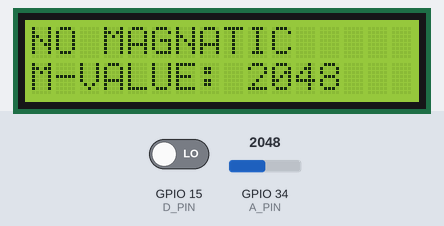
The sketch below on a simulated ESP32. On the bench: 16×2 character LCD. Inputs (shaded band) come from the test bench; at power-on: GPIO 15 (D_PIN) LOW, GPIO 34 (A_PIN) = 2048.

Above: at 2.2 s.
2.3 s: GPIO 15 (D_PIN) driven HIGH
At 3.0 s:
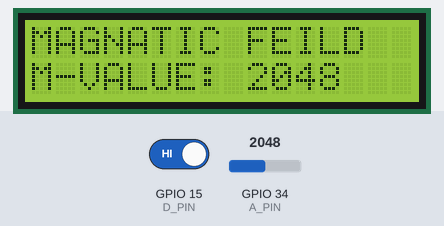
4.1 s: GPIO 34 (A_PIN) set to 2866
At 4.7 s:
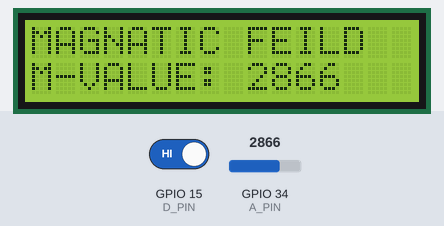
5.7 s: GPIO 34 (A_PIN) set to 3603
At 6.3 s:
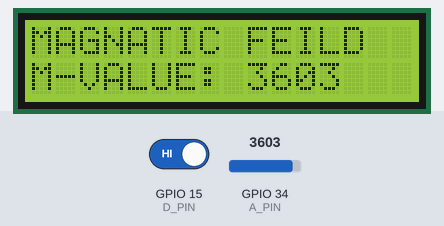
7.3 s: GPIO 15 (D_PIN) driven LOW
At 8.0 s:
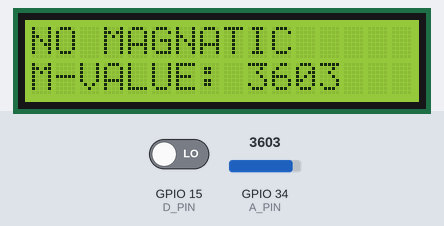
8.9 s: GPIO 34 (A_PIN) set to 4095
At 9.6 s:
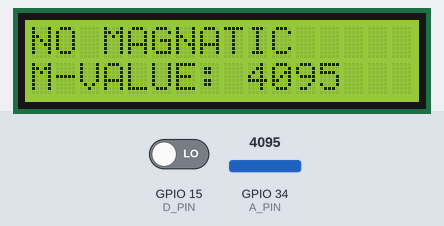
Timing chart, 0 to 11.5 s (numbered marks = the images above; inputs shaded):
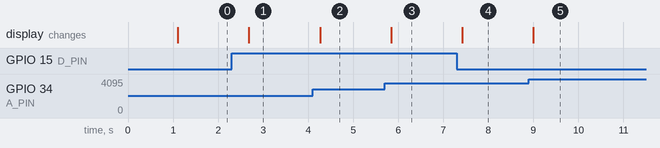

Measured:
- after the input at 2.3 s, the display: changes after 0.38 s (image 1)
- after the input at 4.1 s, the display: changes after 0.16 s (image 2)
- after the input at 5.7 s, the display: changes after 0.14 s (image 3)
- after the input at 7.3 s, the display: changes after 0.12 s (image 4)
- after the input at 8.9 s, the display: changes after 0.10 s (image 5)

The sketch:

main.ino
```cpp
#include <LiquidCrystal_I2C.h>
#include <Wire.h>

LiquidCrystal_I2C lcd(0x27, 16, 2);

#define A_PIN 34
#define D_PIN 15

void setup() {
  // put your setup code here, to run once:

  Wire.begin(21, 22);

  pinMode(A_PIN,INPUT);
  pinMode(D_PIN,INPUT);

  lcd.init();
  lcd.backlight();

  lcd.setCursor(0, 0);
  lcd.print("Read Switch..");

  delay(1000);

  lcd.clear();

}

void loop() {
  // put your main code here, to run repeatedly:

  int sensorState = digitalRead(D_PIN);
  int sensorValue  = analogRead(A_PIN);

  if(sensorState == HIGH){
    lcd.setCursor(0, 0);
    lcd.print("MAGNATIC FEILD");

    lcd.setCursor(0, 1);
    lcd.print("M-VALUE: ");
    lcd.print(sensorValue);
  }
  else{

    lcd.clear();
    lcd.setCursor(0, 0);
    lcd.print("NO MAGNATIC");

    lcd.setCursor(0, 1);
    lcd.print("M-VALUE: ");
    lcd.print(sensorValue);

  }

  delay(500);

}
```
